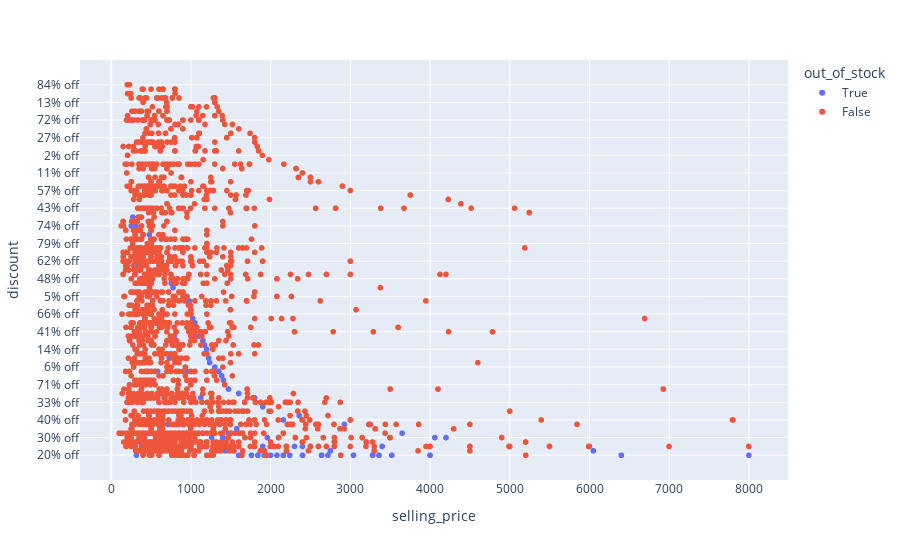

Notebook source saved alongside this figure:
### Code cell
px.scatter(high_selling_price_df, y ='discount', x = 'selling_price',color='out_of_stock',hover_name = 'title')

### Figure 1 — Plotly figure (JSON) as saved in the notebook; plotly's stock layout.template omitted (floating-point values rounded to 4 significant figures; data arrays with more than 128 entries replaced by an {"elided": "..."} marker saying what was removed)
{"data": [{"hovertemplate": "<b>%{hovertext}</b><br><br>out_of_stock=True<br>selling_price=%{x}<br>discount=%{y}<extra></extra>", "hovertext": {"elided": "306 str values"}, "legendgroup": "True", "marker": {"color": "#636efa", "symbol": "circle"}, "mode": "markers", "name": "True", "showlegend": true, "type": "scattergl", "x": {"elided": "306 int values"}, "xaxis": "x", "y": {"elided": "306 str values"}, "yaxis": "y"}, {"hovertemplate": "<b>%{hovertext}</b><br><br>out_of_stock=False<br>selling_price=%{x}<br>discount=%{y}<extra></extra>", "hovertext": {"elided": "4273 str values"}, "legendgroup": "False", "marker": {"color": "#EF553B", "symbol": "circle"}, "mode": "markers", "name": "False", "showlegend": true, "type": "scattergl", "x": {"elided": "4273 int values"}, "xaxis": "x", "y": {"elided": "4273 str values"}, "yaxis": "y"}], "layout": {"legend": {"title": {"text": "out_of_stock"}, "tracegroupgap": 0}, "margin": {"t": 60}, "xaxis": {"anchor": "y", "domain": [0, 1], "title": {"text": "selling_price"}}, "yaxis": {"anchor": "x", "domain": [0, 1], "title": {"text": "discount"}}}}
